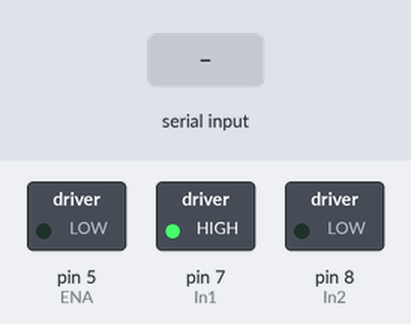
A sketch run on a simulated Arduino Uno, built with avr-gcc and run on an emulated ATmega328P. Shown: switched loads named in the sketch (green lamp = pin HIGH). The inputs (shaded band) are chosen by the test bench.

Above: at 1.2 s.
1.3 s: "1" received over Serial
At 2.0 s:
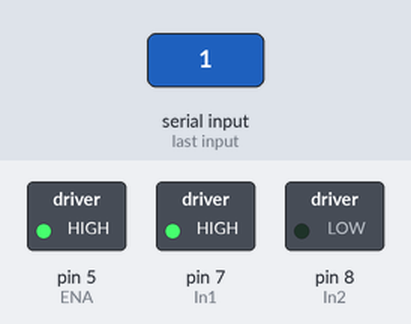
Timing chart, 0 to 12.8 s (numbered marks = the images above; inputs shaded):
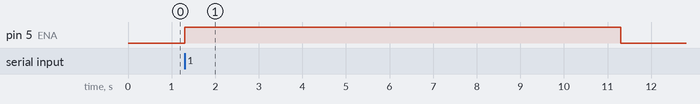

Measured:
- after the input at 1.3 s, pin 5 (ENA): LOW → HIGH at once, → LOW 10.0 s later

The sketch:

Diffuser_Runner.ino
```cpp
int In1 = 7;
int In2 = 8;
int ENA = 5;
int SPEED = 255; // Maximum speed

void setup() {
  pinMode(In1, OUTPUT);
  pinMode(In2, OUTPUT);
  pinMode(ENA, OUTPUT);

  digitalWrite(In1, HIGH);
  digitalWrite(In2, LOW);
  analogWrite(ENA, 0);  // Initially stop the motor
  Serial.begin(9600);   // Start serial communication
}

void loop() {
  if (Serial.available() > 0) {
    char signal = Serial.read();
    // println("Signal received");
    if (signal == '1') {
      digitalWrite(In1, HIGH);
      digitalWrite(In2, LOW);
      analogWrite(ENA, SPEED);  // Run the motor for 10 seconds
      delay(10000);             // Delay for 10 seconds
      analogWrite(ENA, 0);      // Stop the motor
    }
  }
}
```
